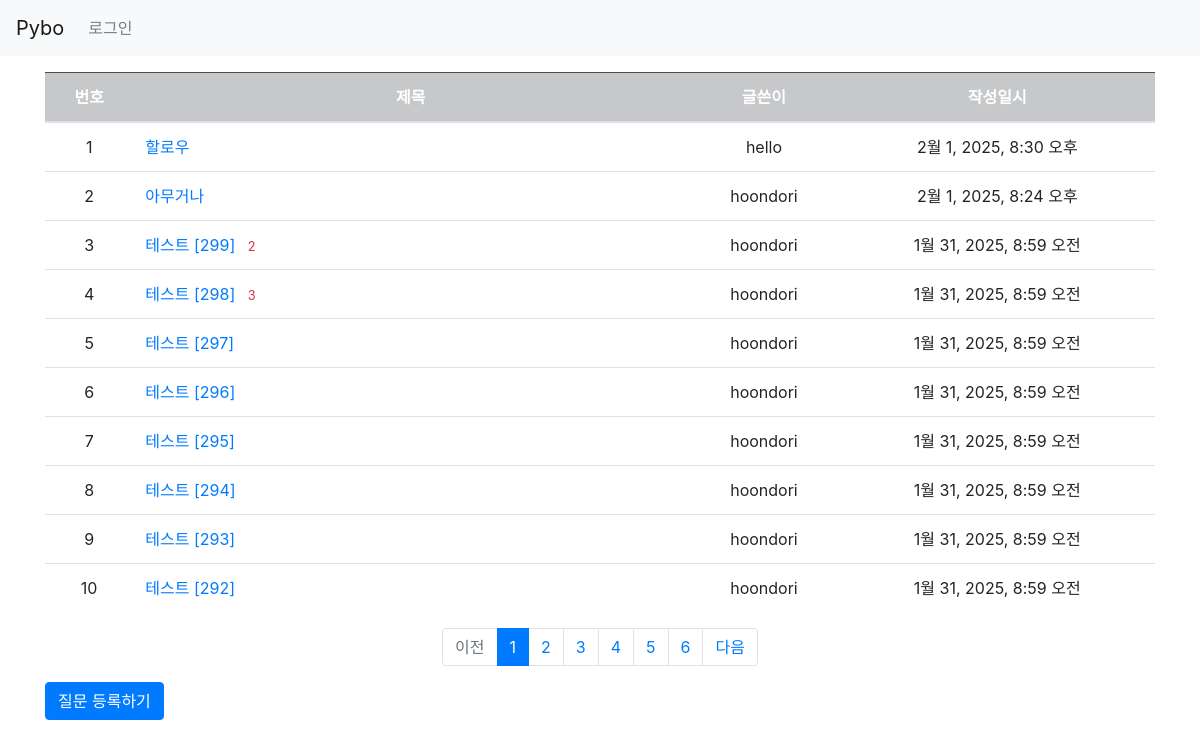
The app's page /, older data.
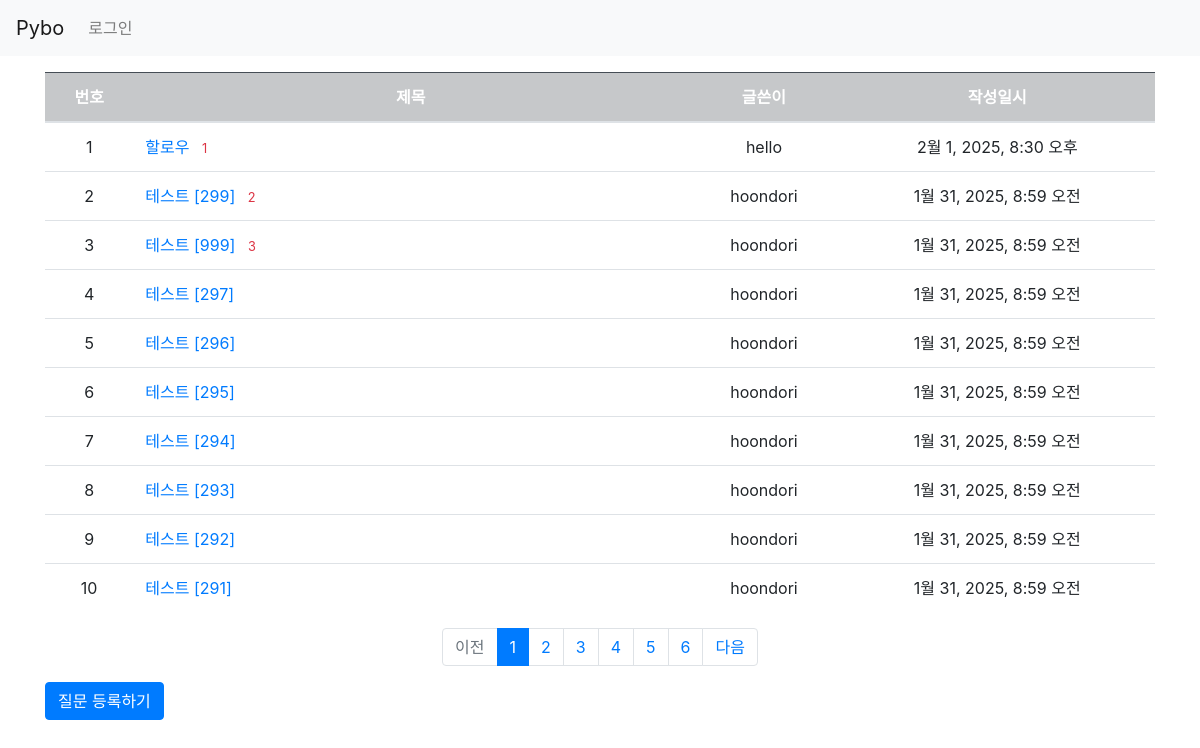
The same page, newer data.
### pybo/models.py (models this page shows, shortened)
class Question(models.Model):
    subject = models.CharField(max_length=200)
    content = models.TextField()
    create_date = models.DateTimeField()
    author = models.ForeignKey(User, on_delete=models.CASCADE)
    modify_date = models.DateTimeField(null=True, blank=True)

### pybo/views.py (the view)
# urls.py: path('', views.index, name='index'),
def index(request):
    question_list = Question.objects.order_by('-create_date')
    page = request.GET.get('page', '1')
    paginator = Paginator(question_list, 10)
    page_obj = paginator.get_page(page)
    context = {'question_list': page_obj}
    return render(request, 'pybo/question_list.html', context)

### templates/pybo/question_list.html (shortened to what this page needs)
{% extends 'base.html' %}
{% block content %}
<div class="container my-3">
    <table class="table">
        <thead>
        <tr class="text-center table-dark">
            <th>번호</th>
            <th style="width:50%">제목</th>
            <th>글쓴이</th>
            <th>작성일시</th>
        </tr>
        </thead>
        <tbody>
        {% if question_list %}
        {% for question in question_list %}
        <tr class="text-center">
            <td>{{ forloop.counter }}</td>
            <td class="text-left">
                <a href="{% url 'pybo:detail' question.id %}">
                    {{question.subject}}
                </a>
                {% if question.answer_set.count > 0 %}
                <span class="text-danger small ml-2">
                    {{ question.answer_set.count }}
                </span>
                {% endif %}
            <td>{{ question.author.username }}</td>
            <td> {{question.create_date}} </td>
        </tr>
        {% endfor %}
        {% else %}
        <tr>
            <td colspan="3">질문이 없습니다.</td>
        </tr>
        {% endif %}
        </tbody>
    </table>
    <ul class="pagination justify-content-center">
        {% if question_list.has_previous %}
            <li class="page-item">
                <a class="page-link" href="?page={{ question_list.previous_page_number }}">이전</a>
            </li>
        {% else %}
            <li class="page-item disabled">
                <a class="page-link" tabindex="-1" aria-disabled="true" href="#">이전</a>
            </li>
        {% endif %}
        {% for page_number in question_list.paginator.page_range %}
            {% if page_number >= question_list.number|add:-5 and page_number <= question_list.number|add:5 %}
                {% if page_number == question_list.number %}
                    <li class="page-item active" aria-current="page">
                        <a class="page-link" href="?page={{ page_number }}">{{page_number}}</a>
                    </li>
                {% else %}
                    <li class="page-item">
                        <a class="page-link" href="?page={{ page_number }}">{{page_number}}</a>
                    </li>
                {% endif %}
            {% endif %}
        {% endfor %}
        {% if question_list.has_next %}
            <li class="page-item">
                <a class="page-link" href="?page={{ question_list.next_page_number }}">다음</a>
            </li>
        {% else %}
            <li class="page-item disabled">
                <a class="page-link" tabindex="-1" aria-disabled="true" href="#">다음</a>
            </li>
        {% endif %}
    </ul>
    <a href="{% url 'pybo:question_create' %}" class="btn btn-primary">
        질문 등록하기
    </a>
</div>
{% endblock %}

Row changes from the older to the newer data that the page shows:
removed Question: subject "아무거나", author.username "hoondori", create_date "2월 1, 2025, 8:24 오후"
shown differently, row unchanged: Question "할로우": answer_set.count (not shown) → "1"
changed Question: subject "테스트 [298]" → "테스트 [999]"
now on this page (row unchanged): Question: subject "테스트 [291]", author.username "hoondori", create_date "1월 31, 2025, 8:59 오전"
